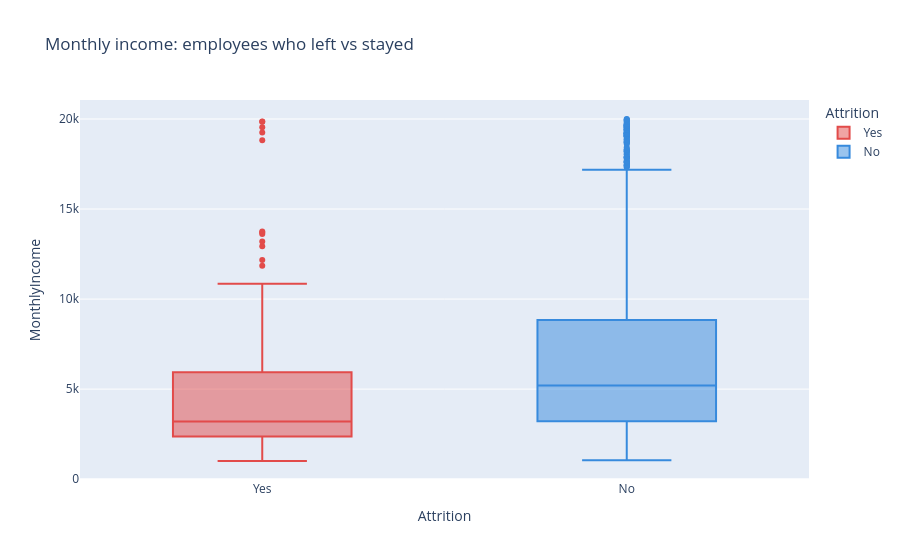

The code cell stored with this chart in its notebook:
### Code cell
fig2 = px.box(df, x='Attrition', y='MonthlyIncome',
              title='Monthly income: employees who left vs stayed',
              color='Attrition', color_discrete_map={'Yes':'#E24B4A','No':'#378ADD'})
fig2.show()

### Figure 1 — Plotly figure (JSON) as saved in the notebook; plotly's stock layout.template omitted (floating-point values rounded to 4 significant figures; data arrays with more than 128 entries replaced by an {"elided": "..."} marker saying what was removed)
{"data": [{"alignmentgroup": "True", "hovertemplate": "Attrition=%{x}<br>MonthlyIncome=%{y}<extra></extra>", "legendgroup": "Yes", "marker": {"color": "#E24B4A"}, "name": "Yes", "notched": false, "offsetgroup": "Yes", "orientation": "v", "showlegend": true, "type": "box", "x": {"elided": "237 str values"}, "x0": " ", "xaxis": "x", "y": {"elided": "237 int values"}, "y0": " ", "yaxis": "y"}, {"alignmentgroup": "True", "hovertemplate": "Attrition=%{x}<br>MonthlyIncome=%{y}<extra></extra>", "legendgroup": "No", "marker": {"color": "#378ADD"}, "name": "No", "notched": false, "offsetgroup": "No", "orientation": "v", "showlegend": true, "type": "box", "x": {"elided": "1233 str values"}, "x0": " ", "xaxis": "x", "y": {"elided": "1233 int values"}, "y0": " ", "yaxis": "y"}], "layout": {"boxmode": "overlay", "legend": {"title": {"text": "Attrition"}, "tracegroupgap": 0}, "title": {"text": "Monthly income: employees who left vs stayed"}, "xaxis": {"anchor": "y", "categoryarray": ["Yes", "No"], "categoryorder": "array", "domain": [0, 1], "title": {"text": "Attrition"}}, "yaxis": {"anchor": "x", "domain": [0, 1], "title": {"text": "MonthlyIncome"}}}}
